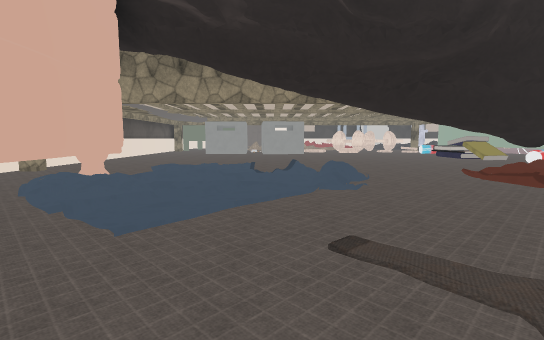
[1] (above)

24 first-person views from a walk through a scene from a Unity 3-D project. The camera is 1.5 m above the floor, tilts 6° down and sees 85° across. The floor is counted in squares, 2 m on a side. Each view is taken from the middle of a square. On the plan, view 1 faces up. The plan holds only what a view shows up to about 10 squares ahead; the rest is blank. The place goes on beyond the plan. The player is left out. Door leaves are left out, so doorways stand open. Some surface patterns are stand-ins.

[2]
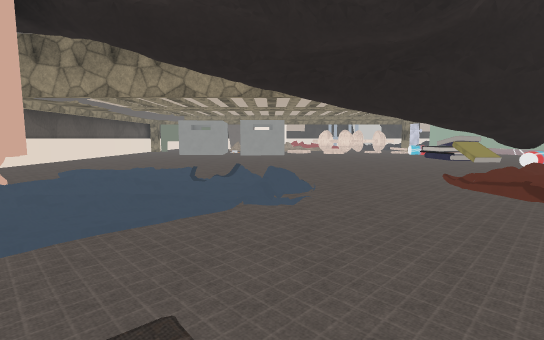

[3]
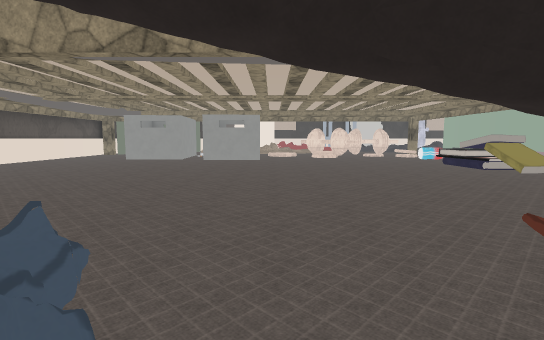

[4]
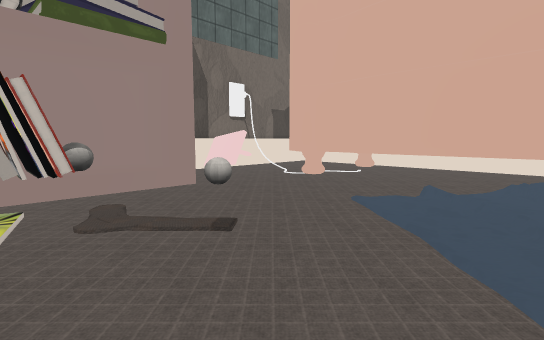

[5]
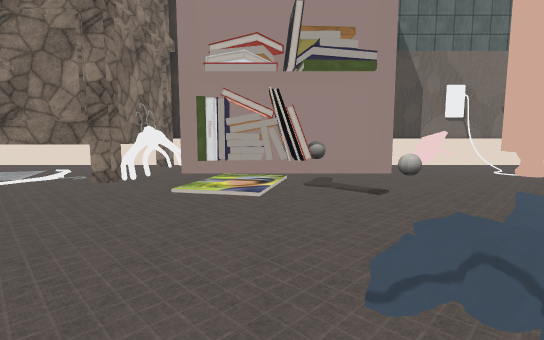

[6]
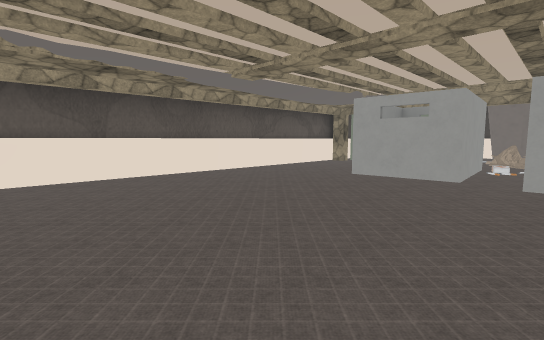

[7]
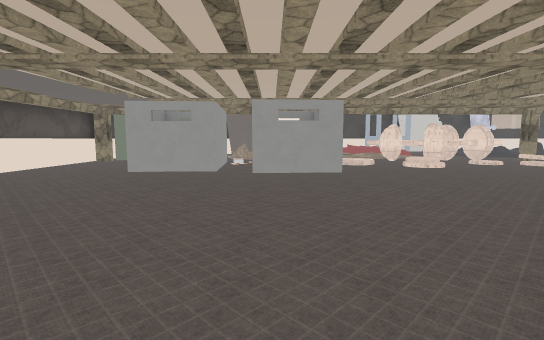

[8]
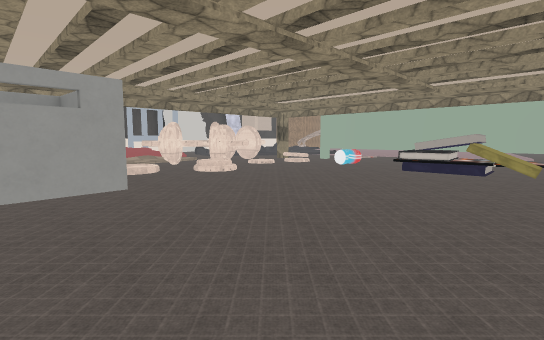

[9]
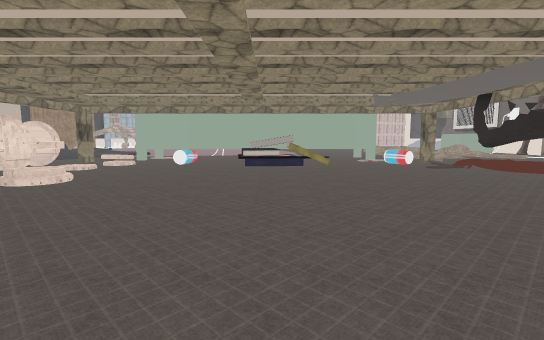

[10]
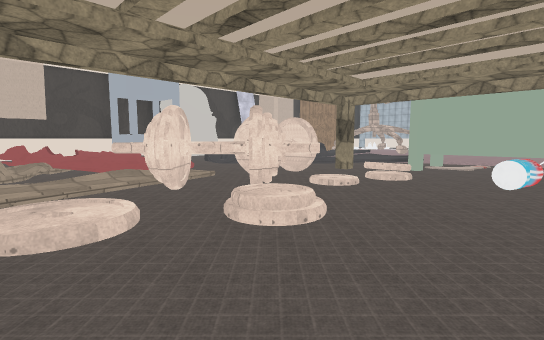

[11]
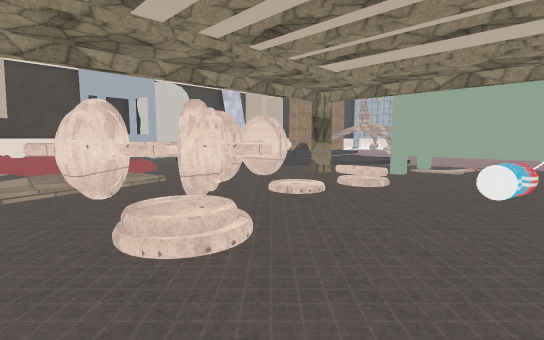

[12]
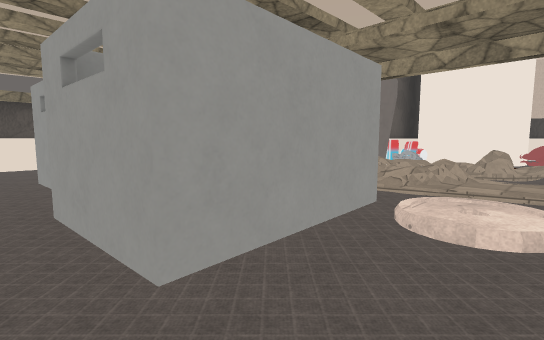

[13]
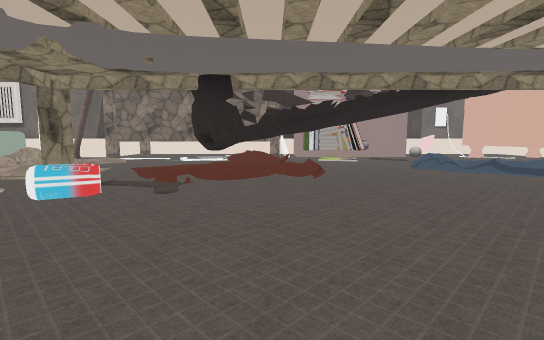

[14]
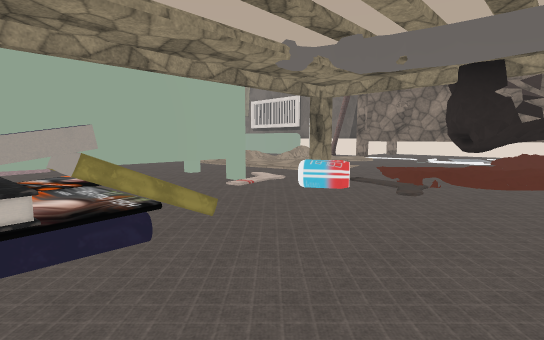

[15]
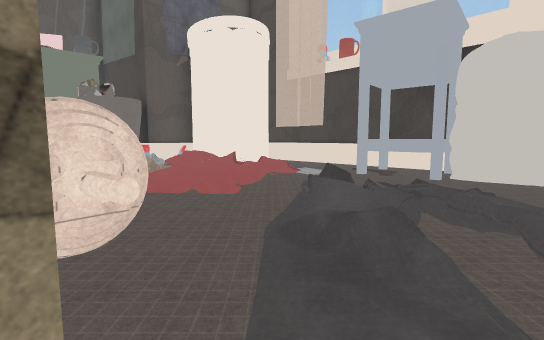

[16]
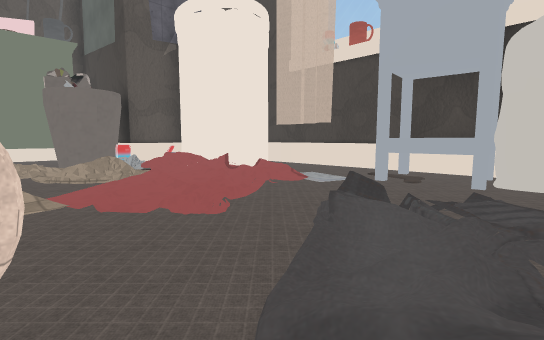

[17]
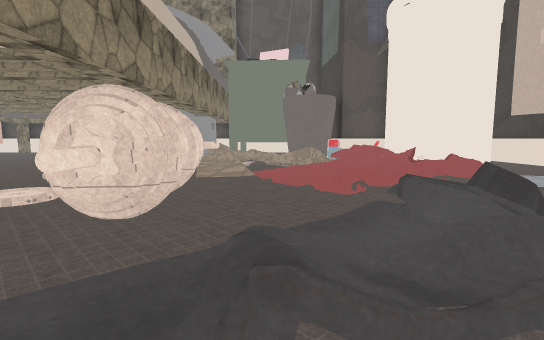

[18]
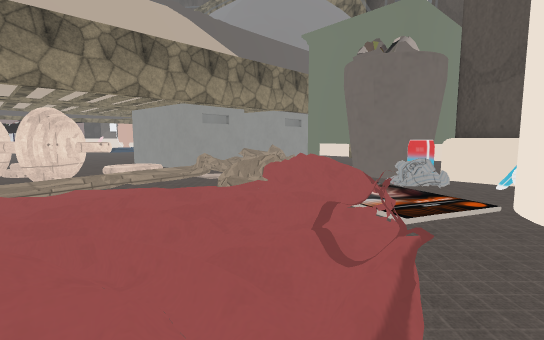

[19]
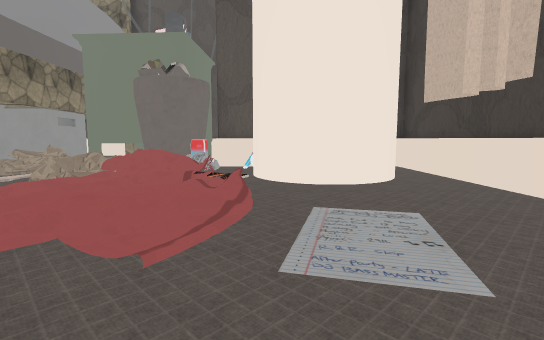

[20]
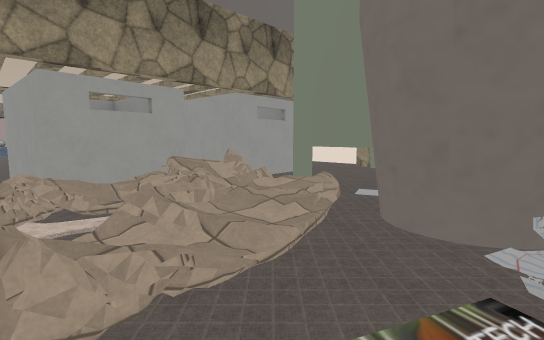

[21]
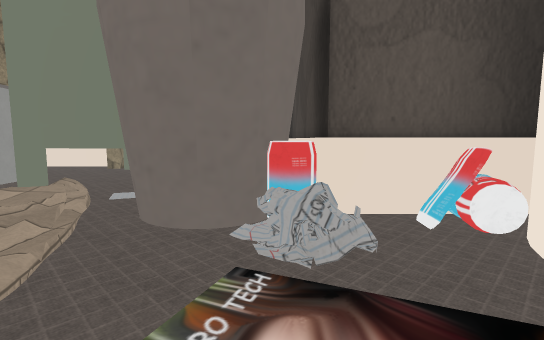

[22]
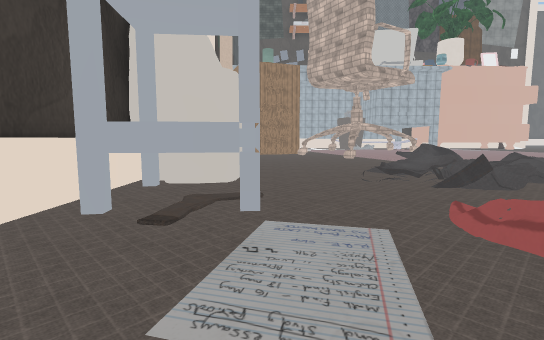

[23]
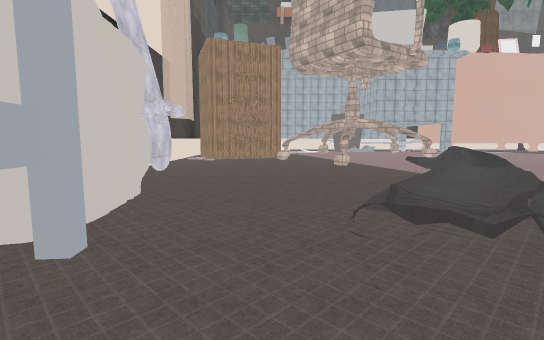

[24]
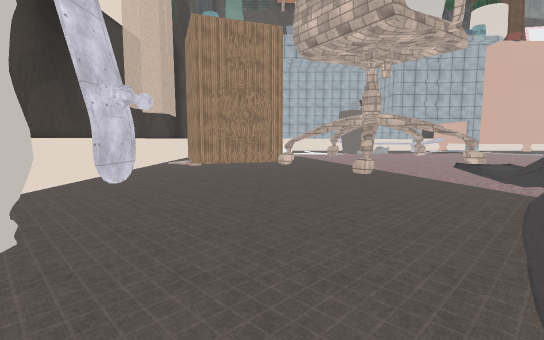

### Floor plan
Key: @ floor where view 1 was taken; # wall or solid block; x gap in a wall; . main floor; : floor 0.25 m higher than the main floor; + floor 0.5 m higher than the main floor; / step, stairs or slope; = window, fence, low wall or low ledge; ^ raised ledge; T thing the floor can be seen under or through; O other object.
Columns run from 6 left of view 1 to 18 right of it. Each row starts with its distance up from view 1.
 28      #########    #######
 27      #......#OO  .......
 26      # #....OO###......##
 25      # ##...O..........##
 24      OO#................#
 23    ###...===.../.......#.
 22 ######O./x:///x//....#.//
 21 #OOO#O./=#::/.///==///: :
 20     O#/=#.:...////=/::#::
 19  O OO#==##TTTT#///:  #::#
 18 #...O#=##=TTTT#.//:: ::::
 17 #..OO.OOTT T#....//::::::
 16 #..OO.OO  T...=.^#/::::::
 15 #..OO.OO........^ /:::
 14 #.............O.^
 13 #............//.^
 12 #............O  ^ ./
 11 #............//.^ ./
 10 #...............^
  9 #...............^#...
  8 #............OO......
  7 #...........###/////
  6 #...::=/../##.////=
  5 #  ##+:=../../.. //
  4 #  ^.://..////../=
  3 #  ^.......==...//
  2 #  #./..........
  1 #  #.......####
  0 #^ #.#@....O
 -1 #  #O#+#OO O
 -2   ###########

Where each view was taken, in squares from view 1:
view 1: 0 up, 0 right, facing up
view 2: 1 up, 1 right, facing up
view 3: 4 up, 2 right, facing up
view 4: 4 up, 2 right, facing down-left
view 5: 6 up, 2 right, facing down
view 6: 9 up, 0 right, facing up-left
view 7: 8 up, 0 right, facing up
view 8: 10 up, 0 right, facing up-right
view 9: 12 up, 1 left, facing right
view 10: 14 up, 2 right, facing up-right
view 11: 14 up, 3 right, facing up-right
view 12: 14 up, 3 right, facing up-left
view 13: 12 up, 5 right, facing down
view 14: 12 up, 5 right, facing down-right
view 15: 18 up, 10 right, facing up-left
view 16: 19 up, 9 right, facing up-left
view 17: 20 up, 10 right, facing left
view 18: 24 up, 5 right, facing down-left
view 19: 24 up, 7 right, facing left
view 20: 22 up, 2 right, facing down-left
view 21: 22 up, 2 right, facing left
view 22: 25 up, 3 right, facing right
view 23: 24 up, 6 right, facing right
view 24: 24 up, 8 right, facing right
